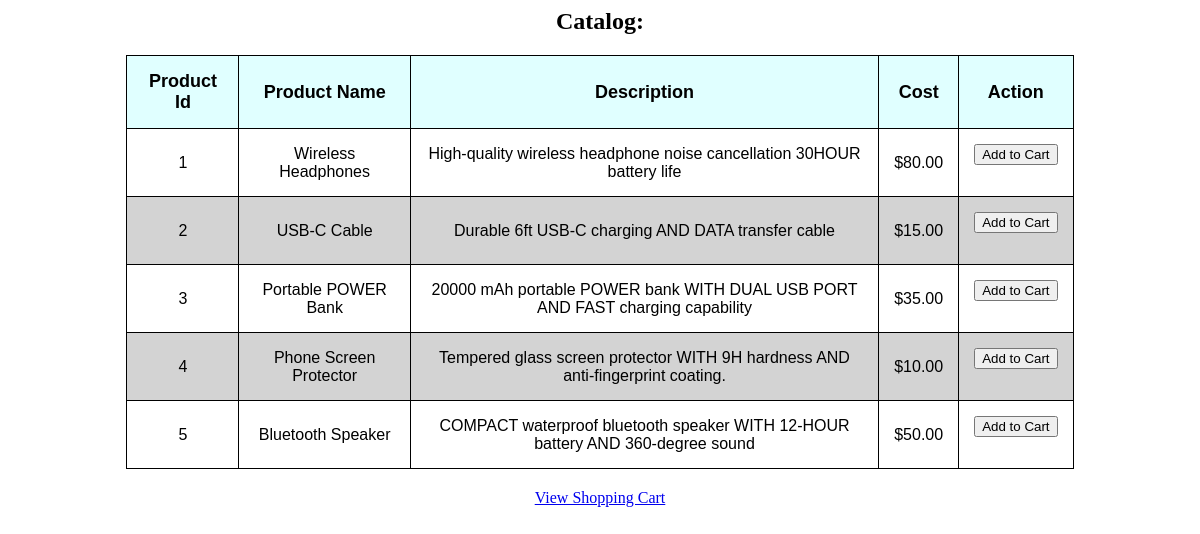
Screenshot of /catalog.php with the database file from the repository.
### tables this page shows
CREATE TABLE `catalog` (
  `product_id` varchar(15) NOT NULL,
  `product_name` varchar(50) NOT NULL,
  `description` varchar(250) NOT NULL,
  `cost` int(10) NOT NULL,
  `quantity` int(10) NOT NULL
);

### catalog.php (the view, shortened to what this page needs)
<?php
$hostname = "localhost";
$username = "ecpi_user";
$password = "Password1";
$dbname = "products";
$conn = mysqli_connect($hostname, $username, $password, $dbname);
$query = "SELECT * FROM catalog";
$result = mysqli_query($conn, $query);
?>
<html>
<head>
</head>
<body>
    <h2 style="text-align:center;">Catalog:</h2>
    <table>
        <tr style="font-size: large;">
            <th> Product Id</th>
            <th> Product Name </th>
            <th> Description</th>
            <th> Cost</th>
            <th> Action </th>
        </tr>
        <?php while($row = mysqli_fetch_array($result)): ?>
        <tr>
            <td><?php echo $row["product_id"];?></td>
            <td><?php echo $row["product_name"];?></td>
            <td><?php echo $row["description"];?></td>
            <td>$<?php echo number_format($row["cost"], 2);?></td>
            <td>
                <form method="POST" action="">
                    <input type="submit" name="add_to_cart" value="Add to Cart">
                </form>
            </td>
        </tr>
        <?php endwhile; ?>
    </table>
    <p style="text-align:center;"><a href="cart.php">View Shopping Cart</a></p>
</body>
</html>

### catalog.php (style rules this page uses)
table { border-spacing: 5px; width: 80%; margin: 20px auto; font-family: Arial, sans-serif; }
table, th, td { border: 1px solid black; border-collapse: collapse; }
th, td { padding: 15px; text-align: center; }
th { background-color: lightcyan; }
tr:nth-child(even) { background-color: white; }
tr:nth-child(odd) { background-color: lightgrey; }

### rows the page displays
catalog: product_id "1", product_name "Wireless Headphones", description "High-quality wireless headphone noise cancellation 30HOUR battery life", cost "80.00"
catalog: product_id "2", product_name "USB-C Cable", description "Durable 6ft USB-C charging AND DATA transfer cable", cost "15.00"
catalog: product_id "3", product_name "Portable POWER Bank", description "20000 mAh portable POWER bank WITH DUAL USB PORT AND FAST charging capability", cost "35.00"
catalog: product_id "4", product_name "Phone Screen Protector", description "Tempered glass screen protector WITH 9H hardness AND anti-fingerprint coating.", cost "10.00"
catalog: product_id "5", product_name "Bluetooth Speaker", description "COMPACT waterproof bluetooth speaker WITH 12-HOUR battery AND 360-degree sound", cost "50.00"
